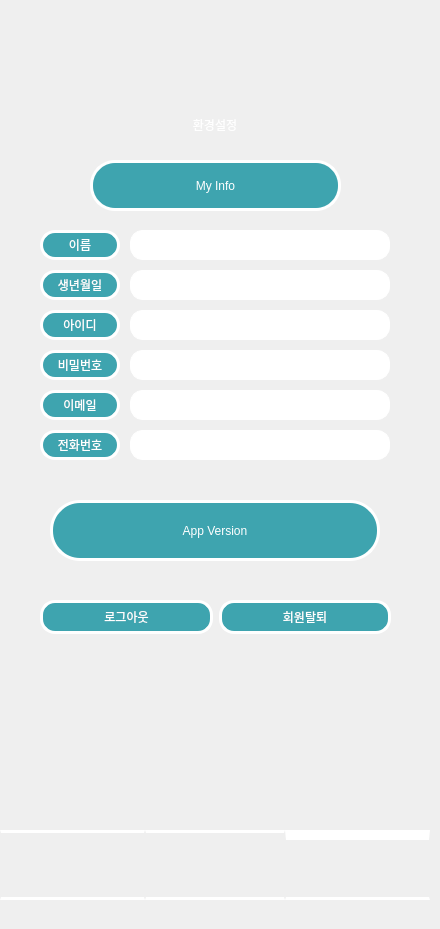
   <widget class="QWidget" name="setting">
    <widget class="QLabel" name="label_43">
     <property name="geometry">
      <rect>
       <x>0</x>
       <y>0</y>
       <width>431</width>
       <height>920</height>
      </rect>
     </property>
     <property name="styleSheet">
      <string notr="true">background-image: url(:/new/prefix1/resources/Dream Whale_.png);</string>
     </property>
     <property name="text">
      <string/>
     </property>
    </widget>
    <widget class="QLabel" name="label_45">
     <property name="geometry">
      <rect>
       <x>100</x>
       <y>100</y>
       <width>230</width>
       <height>50</height>
      </rect>
     </property>
     <property name="styleSheet">
      <string notr="true">font: 700 25pt &quot;Gaegu&quot;;
color: rgb(255, 255, 255);</string>
     </property>
     <property name="text">
      <string>환경설정</string>
     </property>
     <property name="alignment">
      <set>Qt::AlignCenter</set>
     </property>
    </widget>
    <widget class="QPushButton" name="pushButton_30">
     <property name="geometry">
      <rect>
       <x>90</x>
       <y>160</y>
       <width>251</width>
       <height>51</height>
      </rect>
     </property>
     <property name="styleSheet">
      <string notr="true">color: rgb(255, 255, 255);
background-color: rgb(62, 164, 175);
border: 3px solid rgb(255, 255, 255);
border-radius: 25px; 
font: 700 20pt &quot;Gaegu&quot;;
padding: 5px 10px; </string>
     </property>
     <property name="text">
      <string>My Info</string>
     </property>
     <property name="checkable">
      <bool>false</bool>
     </property>
     <property name="flat">
      <bool>true</bool>
     </property>
    </widget>
    <widget class="QPushButton" name="app_ver">
     <property name="geometry">
      <rect>
       <x>50</x>
       <y>500</y>
       <width>330</width>
       <height>61</height>
      </rect>
     </property>
     <property name="styleSheet">
      <string notr="true">color: rgb(255, 255, 255);
background-color: rgb(62, 164, 175);
border: 3px solid rgb(255, 255, 255);
border-radius: 30px; 
font: 700 20pt &quot;Gaegu&quot;;
padding: 5px 10px; </string>
     </property>
     <property name="text">
      <string>App Version</string>
     </property>
     <property name="autoDefault">
      <bool>false</bool>
     </property>
     <property name="flat">
      <bool>true</bool>
     </property>
    </widget>
    <widget class="QPushButton" name="setting_home_menu">
     <property name="geometry">
      <rect>
       <x>0</x>
       <y>830</y>
       <width>145</width>
       <height>70</height>
      </rect>
     </property>
     <property name="styleSheet">
      <string notr="true">image: url(:/new/prefix1/resources/home.png);
background-color: rgba(0, 0, 0, 0);
border-top: 3px solid rgb(255, 255, 255);
border-bottom: 3px solid rgb(255, 255, 255);
padding: 5px 10px;</string>
     </property>
     <property name="text">
      <string/>
     </property>
     <property name="iconSize">
      <size>
       <width>75</width>
       <height>75</height>
      </size>
     </property>
     <property name="checkable">
      <bool>false</bool>
     </property>
     <property name="flat">
      <bool>true</bool>
     </property>
    </widget>
    <widget class="QPushButton" name="setting_setting">
     <property name="geometry">
      <rect>
       <x>285</x>
       <y>830</y>
       <width>145</width>
       <height>70</height>
      </rect>
     </property>
     <property name="styleSheet">
      <string notr="true">image: url(:/new/prefix1/resources/selected_setting.png);
background-color: rgba(0, 0, 0, 0);
border-top: 10px solid rgb(255, 255, 255);
border-bottom: 3px solid rgb(255, 255, 255);
padding: 5px 10px;</string>
     </property>
     <property name="text">
      <string/>
     </property>
     <property name="iconSize">
      <size>
       <width>75</width>
       <height>75</height>
      </size>
     </property>
     <property name="flat">
      <bool>true</bool>
     </property>
    </widget>
    <widget class="QPushButton" name="setting_center_menu">
     <property name="geometry">
      <rect>
       <x>145</x>
       <y>830</y>
       <width>140</width>
       <height>70</height>
      </rect>
     </property>
     <property name="styleSheet">
      <string notr="true">image: url(:/new/prefix1/resources/list.png);
background-color: rgba(0, 0, 0, 0);
border-top: 3px solid rgb(255, 255, 255);
border-bottom: 3px solid rgb(255, 255, 255);
padding: 5px 10px;</string>
     </property>
     <property name="text">
      <string/>
     </property>
     <property name="iconSize">
      <size>
       <width>75</width>
       <height>75</height>
      </size>
     </property>
     <property name="flat">
      <bool>true</bool>
     </property>
    </widget>
    <widget class="QLabel" name="label_3">
     <property name="geometry">
      <rect>
       <x>40</x>
       <y>230</y>
       <width>80</width>
       <height>30</height>
      </rect>
     </property>
     <property name="styleSheet">
      <string notr="true">color: rgb(255, 255, 255);
background-color: rgb(62, 164, 175);
border: 3px solid rgb(255, 255, 255);
border-radius: 15px; 
font: 700 9pt &quot;Gaegu&quot;;
padding: 5px 10px; </string>
     </property>
     <property name="text">
      <string>이름</string>
     </property>
     <property name="alignment">
      <set>Qt::AlignCenter</set>
     </property>
    </widget>
    <widget class="QTextEdit" name="name_textEdit">
     <property name="geometry">
      <rect>
       <x>130</x>
       <y>230</y>
       <width>260</width>
       <height>30</height>
      </rect>
     </property>
     <property name="styleSheet">
      <string notr="true">color:black;
background-color: rgb(255, 255, 255);
border: 1px solid rgb(255, 255, 255);
border-radius: 13px; 
font: 700 9pt &quot;Gaegu&quot;;
padding: 1px 10px; </string>
     </property>
     <property name="html">
      <string>&lt;!DOCTYPE HTML PUBLIC &quot;-//W3C//DTD HTML 4.0//EN&quot; &quot;http://www.w3.org/TR/REC-html40/strict.dtd&quot;&gt;
&lt;html&gt;&lt;head&gt;&lt;meta name=&quot;qrichtext&quot; content=&quot;1&quot; /&gt;&lt;meta charset=&quot;utf-8&quot; /&gt;&lt;style type=&quot;text/css&quot;&gt;
p, li { white-space: pre-wrap; }
hr { height: 1px; border-width: 0; }
li.unchecked::marker { content: &quot;\2610&quot;; }
li.checked::marker { content: &quot;\2612&quot;; }
&lt;/style&gt;&lt;/head&gt;&lt;body style=&quot; font-family:'Gaegu'; font-size:9pt; font-weight:700; font-style:normal;&quot;&gt;
&lt;p style=&quot;-qt-paragraph-type:empty; margin-top:0px; margin-bottom:0px; margin-left:0px; margin-right:0px; -qt-block-indent:0; text-indent:0px; font-family:'맑은 고딕'; font-weight:400;&quot;&gt;&lt;br /&gt;&lt;/p&gt;&lt;/body&gt;&lt;/html&gt;</string>
     </property>
     <property name="overwriteMode">
      <bool>false</bool>
     </property>
    </widget>
    <widget class="QLabel" name="label_4">
     <property name="geometry">
      <rect>
       <x>40</x>
       <y>270</y>
       <width>80</width>
       <height>30</height>
      </rect>
     </property>
     <property name="styleSheet">
      <string notr="true">color: rgb(255, 255, 255);
background-color: rgb(62, 164, 175);
border: 3px solid rgb(255, 255, 255);
border-radius: 15px; 
font: 700 9pt &quot;Gaegu&quot;;
padding: 5px 10px; </string>
     </property>
     <property name="text">
      <string>생년월일</string>
     </property>
     <property name="alignment">
      <set>Qt::AlignCenter</set>
     </property>
    </widget>
    <widget class="QTextEdit" name="jumin_textEdit">
     <property name="geometry">
      <rect>
       <x>130</x>
       <y>270</y>
       <width>260</width>
       <height>30</height>
      </rect>
     </property>
     <property name="styleSheet">
      <string notr="true">color:black;
background-color: rgb(255, 255, 255);
border: 1px solid rgb(255, 255, 255);
border-radius: 13px; 
font: 700 9pt &quot;Gaegu&quot;;
padding: 1px 10px; </string>
     </property>
    </widget>
    <widget class="QLabel" name="label_22">
     <property name="geometry">
      <rect>
       <x>40</x>
       <y>310</y>
       <width>80</width>
       <height>30</height>
      </rect>
     </property>
     <property name="styleSheet">
      <string notr="true">color: rgb(255, 255, 255);
background-color: rgb(62, 164, 175);
border: 3px solid rgb(255, 255, 255);
border-radius: 15px; 
font: 700 9pt &quot;Gaegu&quot;;
padding: 5px 10px; </string>
     </property>
     <property name="text">
      <string>아이디</string>
     </property>
     <property name="alignment">
      <set>Qt::AlignCenter</set>
     </property>
    </widget>
    <widget class="QTextEdit" name="id_textEdit">
     <property name="geometry">
      <rect>
       <x>130</x>
       <y>310</y>
       <width>260</width>
       <height>30</height>
      </rect>
     </property>
     <property name="styleSheet">
      <string notr="true">color:black;
background-color: rgb(255, 255, 255);
border: 1px solid rgb(255, 255, 255);
border-radius: 13px; 
font: 700 9pt &quot;Gaegu&quot;;
padding: 1px 10px; </string>
     </property>
    </widget>
    <widget class="QLabel" name="label_82">
     <property name="geometry">
      <rect>
       <x>40</x>
       <y>350</y>
       <width>80</width>
       <height>30</height>
      </rect>
     </property>
     <property name="styleSheet">
      <string notr="true">color: rgb(255, 255, 255);
background-color: rgb(62, 164, 175);
border: 3px solid rgb(255, 255, 255);
border-radius: 15px; 
font: 700 9pt &quot;Gaegu&quot;;
padding: 5px 10px; </string>
     </property>
     <property name="text">
      <string>비밀번호</string>
     </property>
     <property name="alignment">
      <set>Qt::AlignCenter</set>
     </property>
    </widget>
    <widget class="QTextEdit" name="pw_textEdit">
     <property name="geometry">
      <rect>
       <x>130</x>
       <y>350</y>
       <width>260</width>
       <height>30</height>
      </rect>
     </property>
     <property name="styleSheet">
      <string notr="true">color:black;
background-color: rgb(255, 255, 255);
border: 1px solid rgb(255, 255, 255);
border-radius: 13px; 
font: 700 9pt &quot;Gaegu&quot;;
padding: 1px 10px; </string>
     </property>
    </widget>
    <widget class="QTextEdit" name="email_textEdit">
     <property name="geometry">
      <rect>
       <x>130</x>
       <y>390</y>
       <width>260</width>
       <height>30</height>
      </rect>
     </property>
     <property name="styleSheet">
      <string notr="true">color:black;
background-color: rgb(255, 255, 255);
border: 1px solid rgb(255, 255, 255);
border-radius: 13px; 
font: 700 9pt &quot;Gaegu&quot;;
padding: 1px 10px; </string>
     </property>
    </widget>
    <widget class="QLabel" name="label_71">
     <property name="geometry">
      <rect>
       <x>40</x>
       <y>390</y>
       <width>80</width>
       <height>30</height>
      </rect>
     </property>
     <property name="styleSheet">
      <string notr="true">color: rgb(255, 255, 255);
background-color: rgb(62, 164, 175);
border: 3px solid rgb(255, 255, 255);
border-radius: 15px; 
font: 700 9pt &quot;Gaegu&quot;;
padding: 5px 10px; </string>
     </property>
     <property name="text">
      <string>이메일</string>
     </property>
     <property name="alignment">
      <set>Qt::AlignCenter</set>
     </property>
    </widget>
    <widget class="QLabel" name="label_72">
     <property name="geometry">
      <rect>
       <x>40</x>
       <y>430</y>
       <width>80</width>
       <height>30</height>
      </rect>
     </property>
     <property name="styleSheet">
      <string notr="true">color: rgb(255, 255, 255);
background-color: rgb(62, 164, 175);
border: 3px solid rgb(255, 255, 255);
border-radius: 15px; 
font: 700 9pt &quot;Gaegu&quot;;
padding: 5px 10px; </string>
     </property>
     <property name="text">
      <string>전화번호</string>
     </property>
     <property name="alignment">
      <set>Qt::AlignCenter</set>
     </property>
    </widget>
    <widget class="QTextEdit" name="ph_textEdit">
     <property name="geometry">
      <rect>
       <x>130</x>
       <y>430</y>
       <width>260</width>
       <height>30</height>
      </rect>
     </property>
     <property name="styleSheet">
      <string notr="true">color:black;
background-color: rgb(255, 255, 255);
border: 1px solid rgb(255, 255, 255);
border-radius: 13px; 
font: 700 9pt &quot;Gaegu&quot;;
padding: 1px 10px; </string>
     </property>
    </widget>
    <widget class="QWidget" name="layoutWidget">
     <property name="geometry">
      <rect>
       <x>40</x>
       <y>600</y>
       <width>351</width>
       <height>34</height>
      </rect>
     </property>
     <layout class="QHBoxLayout" name="horizontalLayout_19">
      <item>
       <widget class="QPushButton" name="pushButton_33">
        <property name="styleSheet">
         <string notr="true">color: rgb(255, 255, 255);
background-color: rgb(62, 164, 175);
border: 3px solid rgb(255, 255, 255);
border-radius: 15px; 
padding: 5px 10px; </string>
        </property>
        <property name="text">
         <string>로그아웃</string>
        </property>
       </widget>
      </item>
      <item>
       <widget class="QPushButton" name="get_out_button">
        <property name="styleSheet">
         <string notr="true">color: rgb(255, 255, 255);
background-color: rgb(62, 164, 175);
border: 3px solid rgb(255, 255, 255);
border-radius: 15px; 
padding: 5px 10px; </string>
        </property>
        <property name="text">
         <string>회원탈퇴</string>
        </property>
       </widget>
      </item>
     </layout>
    </widget>
   </widget>
